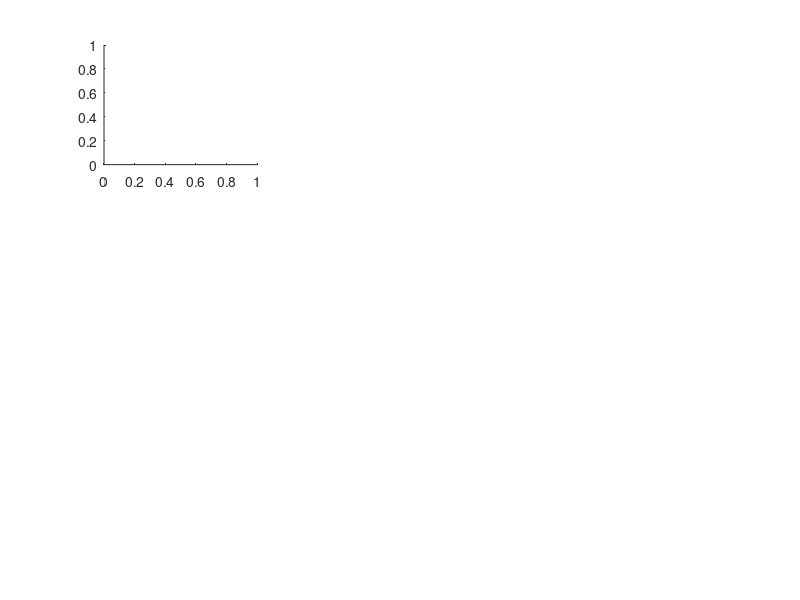

MATLAB code to generate this figure: (Note: this script raises an error after producing the figure.)
clc;
clear all; 
load bench_All_PT.mat;  % n_channel, 2 n_harm, n_event, n_sub

i_sub = 29; % choose a subject
event_list = [2,3,4,17,18,19,37,38,39]; % choose some events
fre_list = [8.2,8.4,8.6,11.2,11.4,11.6,15.2,15.4,15.6];

n_event = size(event_list,2);

data = squeeze(All_PT(:,:,event_list,i_sub));

figure(1),
set(gcf,'Position',[0,0,500,400]);
for i=1:1:n_event
    subplot(3,3,i);
    % draw heatmap
    dat = data(:,:,i);
    dat1 = dat/max(max(dat))
    h=heatmap(dat1,'Colormap',jet,'ColorLimits',[-1 1],'Title',[num2str(fre_list(i)),'Hz']) ; 
    h.FontSize = 10;
    h.FontName = 'Arial';
    h.ColorbarVisible = 'off';    
    ax = gca;
    ax.XDisplayLabels = nan(size(ax.XDisplayData));
    ax.YDisplayLabels = nan(size(ax.YDisplayData));
    if i == 1 || i == 4  || i == 7 
        h.YLabel = 'Nc';
    end
    if i == 7 || i == 8  || i == 9 
        h.XLabel = '2Nh';
    end
    if i == 3 || i == 6  || i == 9 
       h.ColorbarVisible = 'on';
    end
end
